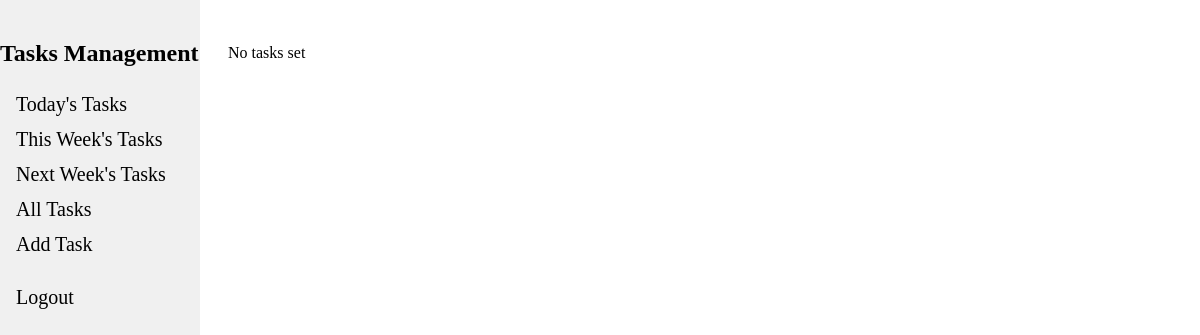
The app's page /list_tasks (signed in), older data.
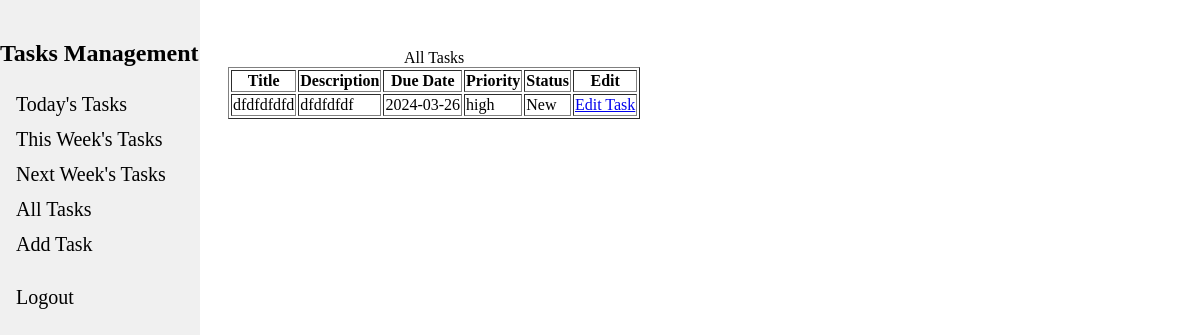
The same page, newer data.
### tables this page shows
CREATE TABLE tasks (
    id INTEGER PRIMARY KEY AUTOINCREMENT,
    user_id INTEGER KEY,
    title TEXT NOT NULL,
    description TEXT,
    due_date DATE,
    priority TEXT DEFAULT 'High',
    status TEXT DEFAULT 'New' /* Can be New, In Progress, Done, Abandoned */
);

### app.py (the view)
@app.route("/list_tasks", methods=["GET", "POST"]) #TODO:
@login_required
def list_tasks():
    form = view_task_form()
    user_id = str(session["user_id"])
    tasks = g.db.execute("""SELECT * FROM tasks WHERE user_id = ?;""", (user_id)).fetchall()
    if form.validate_on_submit():
        print('here')
    return render_template("view_task_form.html",tasks=tasks, form=form, caption='All Tasks')

### app.py (called while the page is built)
@app.before_request
def load_logged_in_user():
    g.user = session.get("user_id", None)
    session_email = session.get("email", None)
    g.is_admin = session.get('is_admin', None) # Could use to gate admin functions
    db = get_db()
    client_ip = request.remote_addr
    endpoint = request.endpoint
    time = datetime.now()
    g.db.execute("""INSERT INTO traffic_logs (time,ip_addr,user_email,endpoint) VALUES (?,?,?,?)""",
            (time,client_ip, session_email, endpoint))
    g.db.commit()

def login_required(view):
    @wraps(view)
    def wrapped_view(*args, **kwargs):
        if g.user is None:
            return redirect(url_for("login", next=request.url))
        return view(*args,**kwargs)
    return wrapped_view

### database.py (called while the page is built)
def get_db():
    if "db" not in g:
        g.db = sqlite3.connect(DATABASE, detect_types=sqlite3.PARSE_DECLTYPES)
        g.db.row_factory = sqlite3.Row
        return g.db

### templates/view_task_form.html (shortened to what this page needs)
{% extends "base.html" %}
{% block content %}
<form action="" method="POST" novalidate>
    {% if tasks %}
    <table border="1">
        <h1><caption>{{ caption }}</caption> </h1>
        <tr>
            <th>Title</th>
            <th>Description</th>
            <th>Due Date</th>
            <th>Priority</th>
            <th>Status</th>
            <th>Edit</th>
        </tr>
        {% for indivTask in tasks %}
        <tr>
            <td class="title">{{ indivTask['title'] }}  </td>
            <td>{{ indivTask['description'] }}</td>
            <td>{{ indivTask['due_date'] }}</td>
            <td>{{ indivTask['priority'] }}</td>
            <td>{{ indivTask['status'] }}</td>
            <td><a href="{{ url_for('edit_task', task_id=indivTask['id']) }}" class="btn btn-primary">Edit Task</a></td>
        </tr>
        {% endfor %}
    </table>
    {% else %}
    <p>No tasks set</p>
    {% endif %}
</form>
{% endblock %}

Row changes from the older to the newer data that the page shows:
added tasks: title "dfdfdfdfd", description "dfdfdfdf", due_date "2024-03-26", priority "high", status "New"
Text that changed along with them:
{{ caption }}: (not shown) → "All Tasks"
text no longer shown: "No tasks set"
text now shown: "Title Description Due Date Priority Status Edit"
